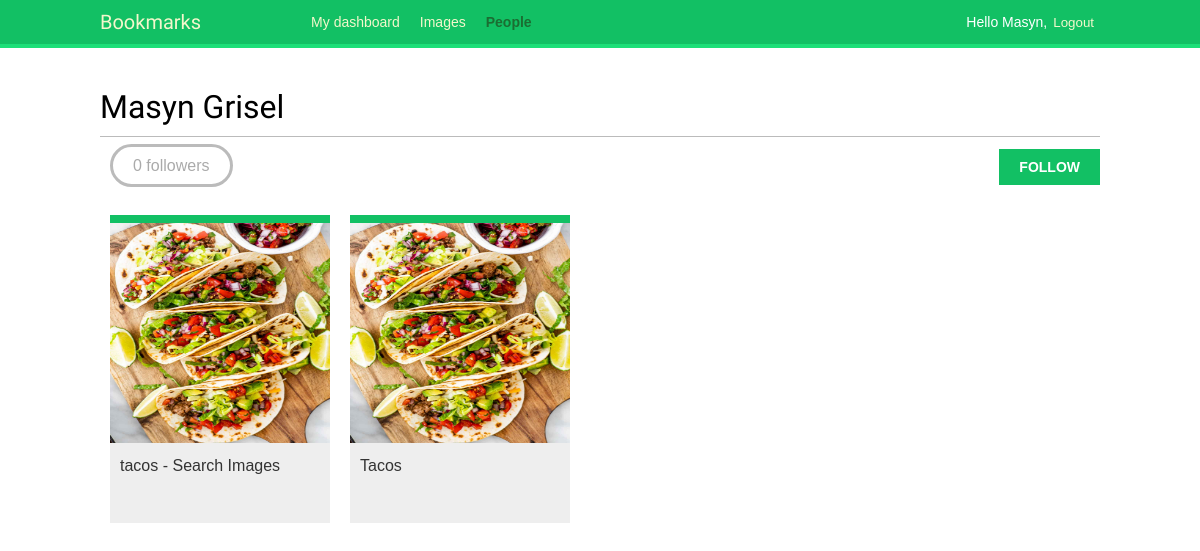
/account/users/masyngrisel/ (signed in), run on an earlier commit of the app's database.
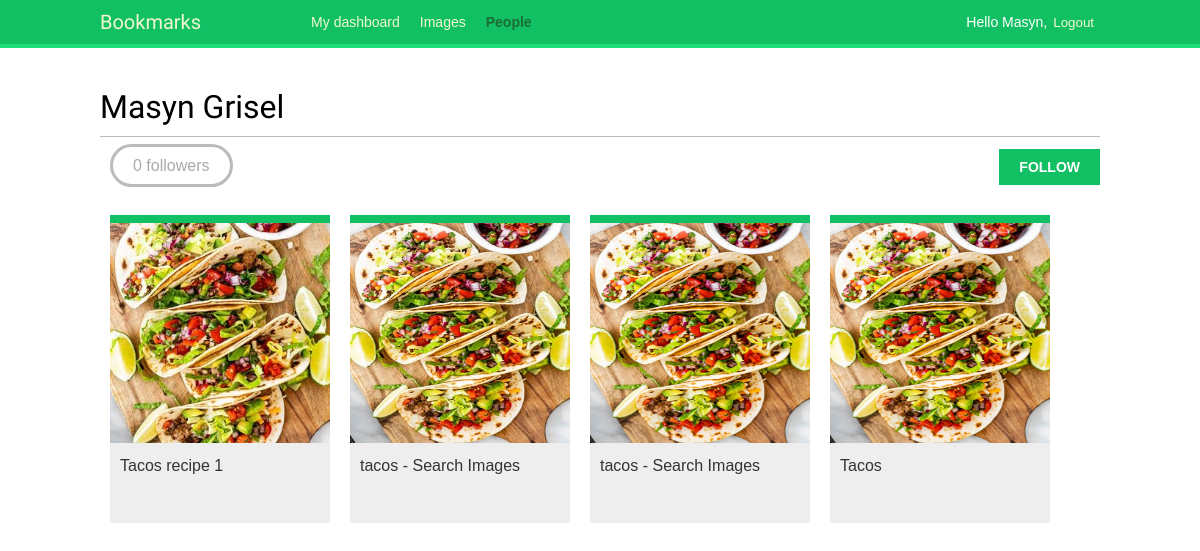
And on a later commit of the database.
### images/models.py (models this page shows, shortened)
class Image(models.Model):
    user = models.ForeignKey(
        settings.AUTH_USER_MODEL,
        related_name='images_created',
        on_delete=models.CASCADE,
    )
    title = models.CharField(max_length=200)
    slug = models.SlugField(max_length=200, blank=True)
    url = models.URLField(max_length=2000)
    image = models.ImageField(upload_to='images/%Y/%m/%d/')
    description = models.TextField(blank=True)
    created = models.DateTimeField(auto_now_add=True)
    users_like = models.ManyToManyField(
        settings.AUTH_USER_MODEL,
        related_name='images_liked',
        blank=True,
    )
    recipe = models.ForeignKey(
        Report,
        on_delete=models.CASCADE,
        related_name='images',
        null=True,
    )
    total_likes = models.PositiveIntegerField(default=0)
    class Meta:
        indexes = [
            models.Index(fields=['-created']),
            models.Index(fields=['-total_likes']),
        ]
        ordering = ['-created']
    def get_absolute_url(self):
        return reverse('images:detail', args=[self.id, self.slug])

### account/views.py (the view)
# urls.py: path('users/<username>/', views.user_detail, name='user_detail'),
@login_required
def user_detail(request, username):
    user = get_object_or_404(User, username=username, is_active=True)
    return render(
        request,
        'account/user/detail.html',
        {'section': 'people', 'user': user},
    )

### account/templates/account/user/detail.html (shortened to what this page needs)
{% extends "base.html" %}
{% load thumbnail %}
{% block content %}
  <h1>{{ user.get_full_name }}</h1>
  {% with total_followers=user.followers.count %}
    <span class="count">
      <span class="total">{{ total_followers }}</span>
      follower{{ total_followers|pluralize }}
    </span>
    <a href="#" data-id="{{ user.id }}" data-action="{% if request.user in user.followers.all %}un{% endif %}follow" class="follow button">
      {% if request.user not in user.followers.all %}
        Follow
      {% else %}
        Unfollow
      {% endif %}
    </a>
    <div id="image-list" class="image-container">
      {% include "images/image/list_images.html" with images=user.images_created.all %}
    </div>
  {% endwith %}
{% endblock %}

### account/templates/base.html (shortened to what this page needs)
{% load static %}
<!DOCTYPE html>
<html>
<head>
  <link href="{% static "css/base.css" %}" rel="stylesheet">
</head>
<body>
  <div id="header">
    <span class="logo">Bookmarks</span>
    {% if request.user.is_authenticated %}
      <ul class="menu">
        <li {% if section == "dashboard" %}class="selected"{% endif %}>
          <a href="{% url "dashboard" %}">My dashboard</a>
        </li>
        <li {% if section == "images" %}class="selected"{% endif %}>
          <a href="{% url "images:list" %}">Images</a>
        </li>
        <li {% if section == "people" %}class="selected"{% endif %}>
          <a href="{% url "user_list" %}">People</a>
        </li>
      </ul>
    {% endif %}
    <span class="user">
      {% if request.user.is_authenticated %}
        Hello {{ request.user.first_name|default:request.user.username }},
        <form action="{% url "logout" %}" method="post">
          <button type="submit">Logout</button>
        </form>
      {% else %}
        <a href="{% url "login" %}">Log-in</a>
      {% endif %}
    </span>
  </div>
  <div id="content">
    {% block content %}
    {% endblock %}
  </div>
</body>
</html>

### images/templates/images/image/list_images.html
{% load thumbnail %}
{% for image in images %}
  <div class="image">
    <a href="{{ image.get_absolute_url }}">
      {% thumbnail image.image 300x300 crop="smart" as im %}
      <a href="{{ image.get_absolute_url }}">
        <img src="{{ im.url }}">
      </a>
    </a>
    <div class="info">
      <a href="{{ image.get_absolute_url }}" class="title">
        {{ image.title }}
      </a>
    </div>
  </div>
{% endfor %}

### account/static/css/base.css (style rules this page uses)
body { margin:0; padding:0; font-family:helvetica, sans-serif; }
a { color:#12c064; text-decoration:none; }
h1, h2, h3, h4, h5 , h6 { font-family: 'Muli', sans-serif; font-weight:normal; }
h1 { border-bottom:1px solid #bbb; padding:0 0 10px 0; margin:10px 0 20px 0; }
#header { padding:10px 100px; font-size:14px; background:#12c064; color:#fff; border-bottom:4px solid #1cdf78; overflow:auto; }
#header .logo { font-family: 'Muli', sans-serif; float:left; color:#f3f7cc; font-size:20px; margin-right:10%; }
#header ul.menu { list-style:none; float:left; margin:0; padding:0; }
#header ul.menu li { float:left; padding:4px 10px; }
#header ul.menu li.selected a, #header ul.menu li.selected a:hover { color:#1b6d32; font-weight:bold; }
#header a { color:#f3f7cc; }
#header .user { float:right; padding-top:4px; }
#header .user form { display:inline; float:right; }
#header .user button { background:none; color:#f3f7cc; border:none; cursor:pointer; float:left; display:inline; }
#content { padding:30px 100px; }
form { overflow:auto; }
input[type=submit], a.button { font-weight:bold; background:#12c064; color:#fff; padding:10px 20px; font-size:14px; text-transform:uppercase; }
.count { color:#aaa; border:3px solid #bbb; border-radius:26px; padding:10px 20px; margin:20px 10px 0; }
a.like, a.follow { float:right; margin-top:-8px; }
#image-list { overflow:hidden; }
#image-list .image { float:left; width:220px; height:300px; margin:0 10px 10px 10px; border-top:8px solid #12c064; background:#eee; }
#image-list img { width:220px; height:220px; }
#image-list .info { padding:10px; }
#image-list .info a { color:#333; }
.image-container { margin-top:40px; }

What changed in the data, as far as the page shows it:
added Image: shows a picture, title "Tacos recipe 1"
added Image: shows a picture, title "tacos - Search Images"
